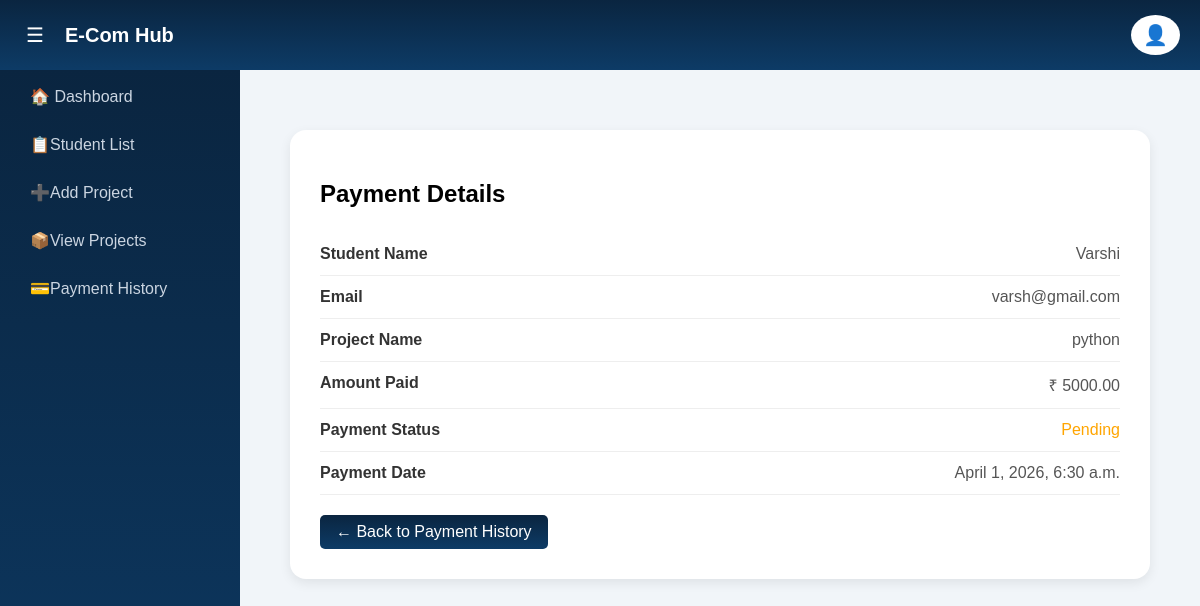
Page /payment-details/99/ (signed in) on the committed database.
### ecom_app/models.py (models this page shows, shortened)
class Payment(models.Model):
    PAYMENT_STATUS = (
        ('PENDING', 'Pending'),
        ('SUCCESS', 'Success'),
        ('FAILED', 'Failed'),
    )
    PAYMENT_MODE = (
        ('UPI', 'UPI'),
        ('DEBIT_CARD', 'Debit Card'),
        ('CREDIT_CARD', 'Credit Card'),
        ('WALLET', 'Wallet'),
    )
    user = models.ForeignKey(CustomUser, on_delete=models.CASCADE)
    project = models.ForeignKey(Project, on_delete=models.CASCADE)
    transaction_id = models.CharField(max_length=255, unique=True)
    phonepe_transaction_id = models.CharField(max_length=255, blank=True, null=True)
    payment_mode = models.CharField(max_length=20, choices=PAYMENT_MODE)
    amount = models.DecimalField(max_digits=10, decimal_places=2)
    status = models.CharField(max_length=10, choices=PAYMENT_STATUS, default='PENDING')
    payment_response = models.TextField(blank=True, null=True)
    created_at = models.DateTimeField(default=timezone.now)

class CustomUser(AbstractUser):
    ROLE_CHOICES = (
        ('ADMIN', 'Admin'),
        ('STUDENT', 'Student'),
    )
    role = models.CharField(max_length=10, choices=ROLE_CHOICES, default='STUDENT')
    phone_number = models.CharField(max_length=15, null=True, blank=True)
    college_name = models.CharField(max_length=255, null=True, blank=True)
    department = models.CharField(max_length=255, null=True, blank=True)
    year_of_study = models.CharField(max_length=50, null=True, blank=True)
    address = models.TextField(max_length=255, null=True, blank=True)
    city = models.CharField(max_length=100, null=True, blank=True)
    state = models.CharField(max_length=100, null=True, blank=True)
    pincode = models.CharField(max_length=10, null=True, blank=True)
    is_student_registered = models.BooleanField(default=False)
    is_student_registered = models.BooleanField(default=False)

class Project(models.Model):
    CATEGORY_CHOICES = (
        ('AI', 'Artificial Intelligence'),
        ('ML', 'Machine Learning'),
        ('DL', 'Deep Learning'),
        ('WEB', 'Web Development'),
        ('IOT', 'Internet of Things'),
        ('DATA', 'Data Science'),
    )
    title = models.CharField(max_length=255)
    video = models.FileField(upload_to='videos/', null=True, blank=True)
    description = models.TextField()
    category = models.CharField(max_length=50, choices=CATEGORY_CHOICES)
    price = models.DecimalField(max_digits=10, decimal_places=2)
    google_drive_link = models.URLField()
    project_image = models.ImageField(upload_to='projects/', null=True, blank=True)
    created_at = models.DateTimeField(auto_now_add=True)

### ecom_app/views.py (the view)
# urls.py: path('payment-details/<int:id>/', views.admin_payment_details, name='admin_payment_details'),
@login_required
def admin_payment_details(request, id):
    payment = get_object_or_404(Payment, id=id)
    return render(request, 'store/admin_payment_details.html', {
        'payment': payment
    })

### ecom_app/templates/store/admin_payment_details.html (shortened to what this page needs)
{% extends "store/admin_base.html" %}
{% block content %}
<div class="details-card">
    <h2 class="page-title">Payment Details</h2>
    <div class="details-row">
        <span class="label">Student Name</span>
        <span class="value">{{ payment.user.username }}</span>
    </div>
    <div class="details-row">
        <span class="label">Email</span>
        <span class="value">{{ payment.user.email }}</span>
    </div>
    <div class="details-row">
        <span class="label">Project Name</span>
        <span class="value">{{ payment.project.title }}</span>
    </div>
    <div class="details-row">
        <span class="label">Amount Paid</span>
        <span class="value">₹ {{ payment.amount }}</span>
    </div>
    <div class="details-row">
        <span class="label">Payment Status</span>
        {% if payment.status == "SUCCESS" %}
        <span class="value-status-success">Paid Successfully</span>
        {% else %}
        <span class="value-status-pending" style="color:orange;">Pending</span>
        {% endif %}
    </div>
    <div class="details-row">
        <span class="label">Payment Date</span>
        <span class="value">{{ payment.created_at }}</span>
    </div>
    <a href="{% url 'admin_payment_history' %}" class="back-btn">
        ← Back to Payment History
    </a>
</div>
{% endblock %}

### ecom_app/templates/store/admin_base.html (style rules this page uses)
body { margin: 0; font-family: Arial, Helvetica, sans-serif; background: #f1f5f9; }

### ecom_app/templates/store/admin_payment_details.html (style rules this page uses)
.details-card { max-width: 800px; margin: 40px auto; background: white; padding: 30px; border-radius: 16px; box-shadow: 0 4px 12px rgba(0, 0, 0, 0.08); }
.page-title { font-size: 24px; font-weight: 600; margin-bottom: 25px; background: white; color: linear-gradient(180deg, #0a2540, #0d3b66); }
.details-row { display: flex; justify-content: space-between; padding: 12px 0; border-bottom: 1px solid #eee; transition: 0.2s; }
.label { font-weight: 600; color: #333; }
.value { color: #555; }
.back-btn { margin-top: 20px; display: inline-block; padding: 8px 16px; background: linear-gradient(180deg, #0a2540, #0d3b66); color: white; border-radius: 5px; text-decoration: none; }

### rows in the picture
Payment: user.username "Varshi", user.email "varsh@gmail.com", project "python", amount "5000.00", created_at "April 1, 2026, 6:30 a.m."
